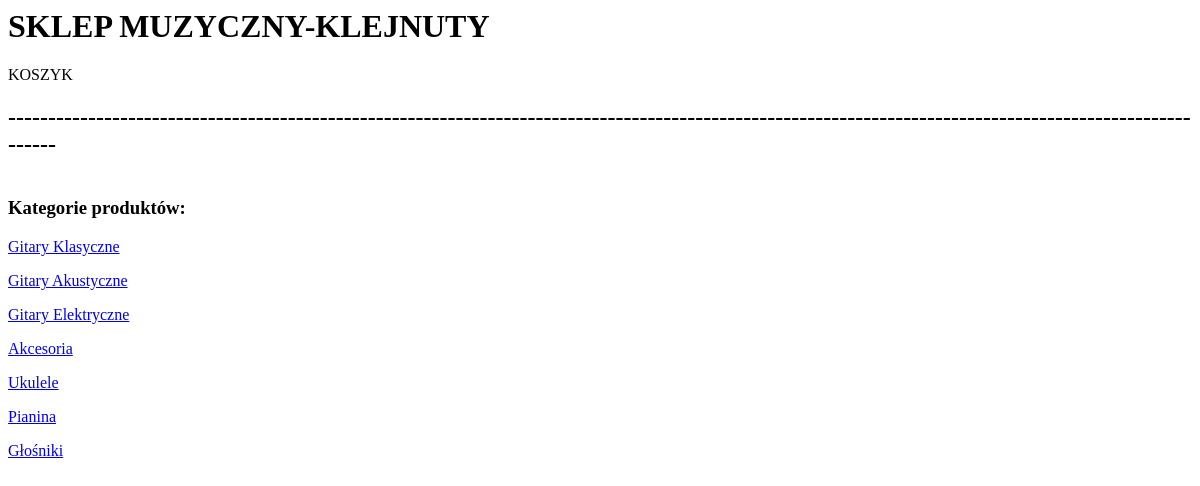
Before: / with the older database file.
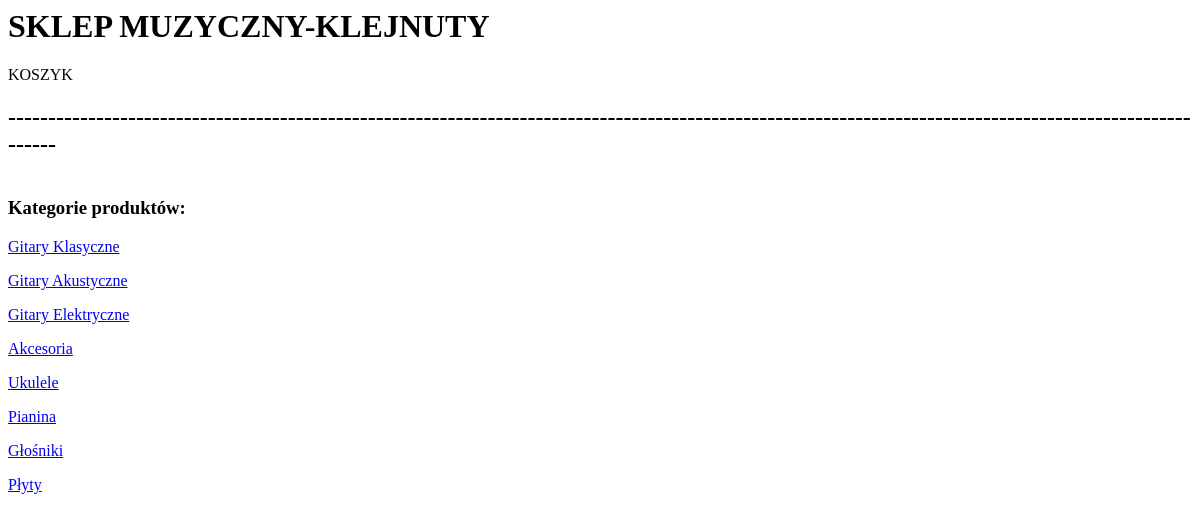
After: the same page with the newer database file.
### Produkty/models.py (models this page shows, shortened)
class Kategoria(models.Model):
     nazwa = models.CharField(max_length=30)
     class Meta:
          verbose_name = "Kategoria"
          verbose_name_plural = "Kategorie"

### Produkty/views.py (the view)
# urls.py: path('', index, name='index'),
def index(request):
    kategorie = Kategoria.objects.all()
    dane =  {'kategorie' : kategorie}
    return render(request, 'szablon.html', dane )

### Produkty/templates/szablon.html (shortened to what this page needs)
    <div>
    <h1> SKLEP MUZYCZNY-KLEJNUTY</h1>KOSZYK
        <h2>----------------------------------------------------------------------------------------------------------------------------------------------------------</h2>
    </div>
    <div style="width:220px; float:left">
    <h3> Kategorie produktów: </h3>
        {% for kat in kategorie %}
             <p><a href = "/kategoria/{{ kat.id }}"> {{kat.nazwa}} </a> </p>
        {% endfor %}
    </div>

Changed rows visible on the page:
added Kategoria: nazwa "Płyty"
